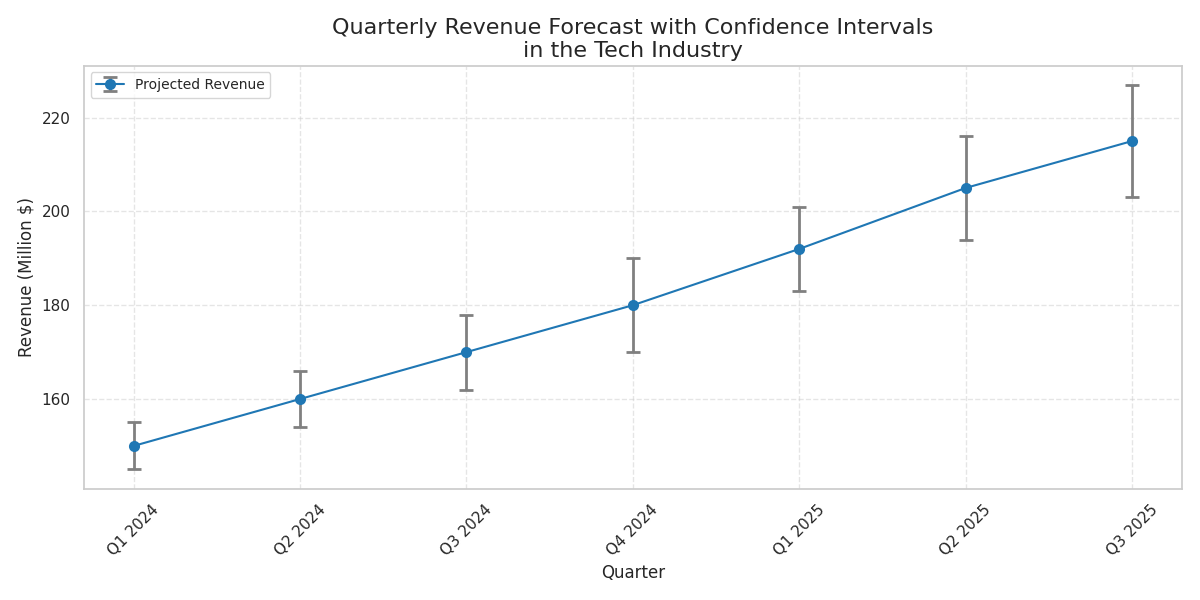

Source code (Python):
import matplotlib.pyplot as plt
import numpy as np

quarters = np.array([
    'Q1 2024', 'Q2 2024', 'Q3 2024', 'Q4 2024',
    'Q1 2025', 'Q2 2025', 'Q3 2025'
])

projected_revenues = np.array([150, 160, 170, 180, 192, 205, 215])

errors = np.array([5, 6, 8, 10, 9, 11, 12])

plt.figure(figsize=(12, 6))

plt.errorbar(
    quarters, projected_revenues, yerr=errors, fmt='-o',
    ecolor='gray', capsize=5, elinewidth=2, markeredgewidth=2,
    color='#1f77b4', label='Projected Revenue'
)

plt.title('Quarterly Revenue Forecast with Confidence Intervals\nin the Tech Industry', fontsize=16)
plt.xlabel('Quarter', fontsize=12)
plt.ylabel('Revenue (Million $)', fontsize=12)

plt.xticks(rotation=45)

plt.grid(True, linestyle='--', alpha=0.5)

plt.legend(loc='upper left', fontsize=10)

plt.tight_layout()

plt.show()
